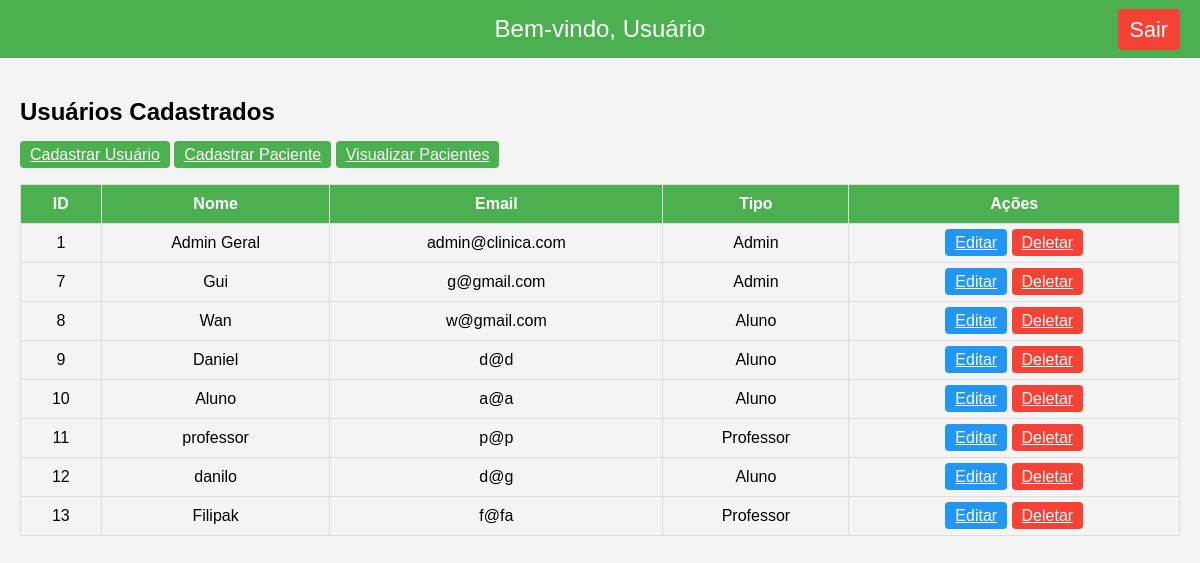
The app's page /dashboard.php (signed in) with its own data.
### tables this page shows
CREATE TABLE `usuarios` (
  `id` int(11) NOT NULL,
  `nome` varchar(100) DEFAULT NULL,
  `email` varchar(100) DEFAULT NULL,
  `senha` varchar(255) DEFAULT NULL,
  `tipo` enum('admin','professor','aluno') NOT NULL,
  `turma_id` int(11) DEFAULT NULL
);

### dashboard.php (the view, shortened to what this page needs)
<?php
include('db.php');
$nome_usuario = isset($_SESSION['nome']) ? $_SESSION['nome'] : 'Usuário';
$stmt = $conn->prepare("SELECT id, nome, email, tipo FROM usuarios");
$stmt->execute();
$result = $stmt->get_result();
?>
<!DOCTYPE html>
<html lang="pt-BR">
<head>
</head>
<body>
    <div class="header">
        Bem-vindo, <?= htmlspecialchars($nome_usuario); ?>
        <div class="logout">
            <a href="logout.php">Sair</a>
        </div>
    </div>
    <div class="container">
        <h2>Usuários Cadastrados</h2>
        <a href="cadastrar_usuario.php" class="btn btn-cadastrar-usuario">Cadastrar Usuário</a>
        <a href="cadastro_paciente.php" class="btn btn-cadastrar">Cadastrar Paciente</a>
        <a href="visualizar_pacientes.php" class="btn btn-visualizar">Visualizar Pacientes</a>
        <table>
            <tr>
                <th>ID</th>
                <th>Nome</th>
                <th>Email</th>
                <th>Tipo</th>
                <th>Ações</th>
            </tr>
            <?php while ($row = $result->fetch_assoc()): ?>
                <tr>
                    <td><?= $row['id']; ?></td>
                    <td><?= $row['nome']; ?></td>
                    <td><?= $row['email']; ?></td>
                    <td><?= ucfirst($row['tipo']); ?></td>
                    <td>
                        <a href="editar_usuario.php?id=<?= $row['id']; ?>" class="btn btn-edit">Editar</a>
                        <a href="deletar_usuario.php?id=<?= $row['id']; ?>" class="btn btn-delete" onclick="return confirm('Tem certeza que deseja excluir este usuário?');">Deletar</a>
                    </td>
                </tr>
            <?php endwhile; ?>
        </table>
    </div>
</body>
</html>

### dashboard.php (style rules this page uses)
body { font-family: Arial, sans-serif; margin: 0; padding: 0; background-color: #f4f4f4; }
.header { background-color: #4CAF50; color: white; padding: 15px; text-align: center; font-size: 1.5em; position: relative; }
.header .logout { position: absolute; top: 50%; right: 20px; transform: translateY(-50%); }
.logout a { color: white; text-decoration: none; font-size: 0.9em; padding: 8px 12px; background-color: #f44336; border-radius: 4px; }
.container { padding: 20px; }
table { width: 100%; border-collapse: collapse; margin-top: 20px; }
table, th, td { border: 1px solid #ddd; }
th, td { padding: 10px; text-align: center; }
th { background-color: #4CAF50; color: white; }
.btn { padding: 5px 10px; color: white; border: none; border-radius: 4px; cursor: pointer; }
.btn-edit { background-color: #2196F3; }
.btn-delete { background-color: #f44336; }
.btn-cadastrar, .btn-visualizar, .btn-cadastrar-usuario { background-color: #4CAF50; margin: 10px 0; }

### records on screen
usuarios: id "1", nome "Admin Geral", email "admin@clinica.com", tipo "Admin"
usuarios: id "7", nome "Gui", email "g@gmail.com", tipo "Admin"
usuarios: id "8", nome "Wan", email "w@gmail.com", tipo "Aluno"
usuarios: id "9", nome "Daniel", email "d@d", tipo "Aluno"
usuarios: id "10", nome "Aluno", email "a@a", tipo "Aluno"
usuarios: id "11", nome "professor", email "p@p", tipo "Professor"
usuarios: id "12", nome "danilo", email "d@g", tipo "Aluno"
usuarios: id "13", nome "Filipak", email "f@fa", tipo "Professor"

### other values on screen
$nome_usuario "Usuário"
